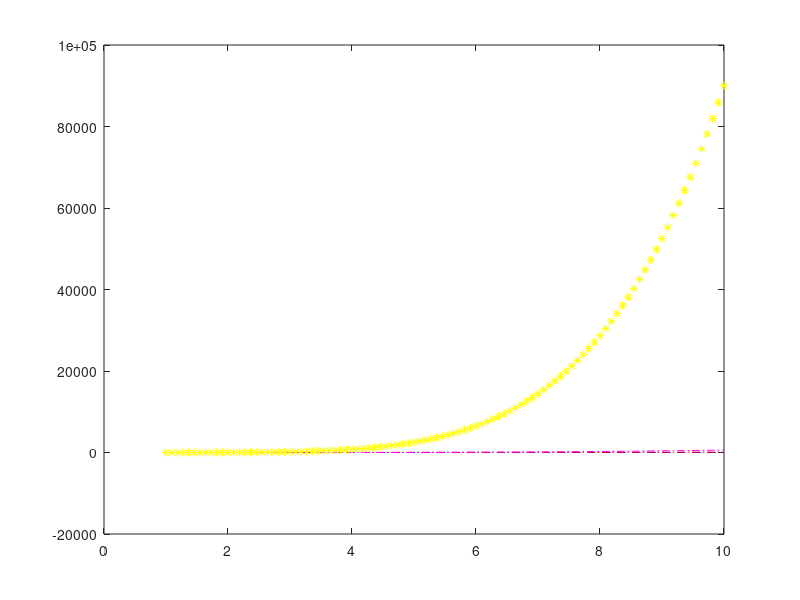

Reproduce this figure in MATLAB.
clc;clear all
x=linspace(1,10,100);

%Plots of question no 1
f1=sin(x)-x.*(cos(x))+1;
plot(x,f1,'--b')
hold on

f2=x.^+2-exp(-2*x)-x;
plot(x,f2,'-.r')
hold on

f3=cos(x)+exp(sin(x))+(x.^3)-(4*x.^2);
plot(x,f3,'-.m')
hold on

f4=x.^5-x.^4+2*x-1;
plot(x,f4,'*y')
hold on